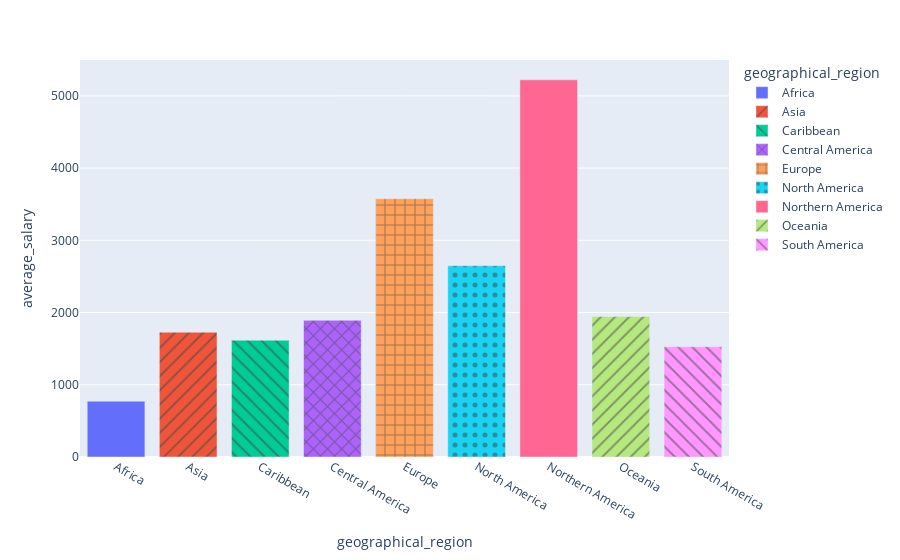

Notebook source saved alongside this figure:
### Code cell
## renaming continent name with goegraphical region to better suit the column names
fig = px.bar(region_salary, x ="geographical_region", y="average_salary", color="geographical_region", pattern_shape="geographical_region")
fig.show()

### Figure 1 — Plotly figure (JSON) as saved in the notebook; plotly's stock layout.template omitted (floating-point values rounded to 4 significant figures)
{"data": [{"alignmentgroup": "True", "hovertemplate": "geographical_region=%{x}<br>average_salary=%{y}<extra></extra>", "legendgroup": "Africa", "marker": {"color": "#636efa", "pattern": {"shape": ""}}, "name": "Africa", "offsetgroup": "Africa", "orientation": "v", "showlegend": true, "textposition": "auto", "type": "bar", "x": ["Africa"], "xaxis": "x", "y": [772.7], "yaxis": "y"}, {"alignmentgroup": "True", "hovertemplate": "geographical_region=%{x}<br>average_salary=%{y}<extra></extra>", "legendgroup": "Asia", "marker": {"color": "#EF553B", "pattern": {"shape": "/"}}, "name": "Asia", "offsetgroup": "Asia", "orientation": "v", "showlegend": true, "textposition": "auto", "type": "bar", "x": ["Asia"], "xaxis": "x", "y": [1728.0], "yaxis": "y"}, {"alignmentgroup": "True", "hovertemplate": "geographical_region=%{x}<br>average_salary=%{y}<extra></extra>", "legendgroup": "Caribbean", "marker": {"color": "#00cc96", "pattern": {"shape": "\\"}}, "name": "Caribbean", "offsetgroup": "Caribbean", "orientation": "v", "showlegend": true, "textposition": "auto", "type": "bar", "x": ["Caribbean"], "xaxis": "x", "y": [1617.0], "yaxis": "y"}, {"alignmentgroup": "True", "hovertemplate": "geographical_region=%{x}<br>average_salary=%{y}<extra></extra>", "legendgroup": "Central America", "marker": {"color": "#ab63fa", "pattern": {"shape": "x"}}, "name": "Central America", "offsetgroup": "Central America", "orientation": "v", "showlegend": true, "textposition": "auto", "type": "bar", "x": ["Central America"], "xaxis": "x", "y": [1893.0], "yaxis": "y"}, {"alignmentgroup": "True", "hovertemplate": "geographical_region=%{x}<br>average_salary=%{y}<extra></extra>", "legendgroup": "Europe", "marker": {"color": "#FFA15A", "pattern": {"shape": "+"}}, "name": "Europe", "offsetgroup": "Europe", "orientation": "v", "showlegend": true, "textposition": "auto", "type": "bar", "x": ["Europe"], "xaxis": "x", "y": [3576.0], "yaxis": "y"}, {"alignmentgroup": "True", "hovertemplate": "geographical_region=%{x}<br>average_salary=%{y}<extra></extra>", "legendgroup": "North America", "marker": {"color": "#19d3f3", "pattern": {"shape": "."}}, "name": "North America", "offsetgroup": "North America", "orientation": "v", "showlegend": true, "textposition": "auto", "type": "bar", "x": ["North America"], "xaxis": "x", "y": [2647.0], "yaxis": "y"}, {"alignmentgroup": "True", "hovertemplate": "geographical_region=%{x}<br>average_salary=%{y}<extra></extra>", "legendgroup": "Northern America", "marker": {"color": "#FF6692", "pattern": {"shape": ""}}, "name": "Northern America", "offsetgroup": "Northern America", "orientation": "v", "showlegend": true, "textposition": "auto", "type": "bar", "x": ["Northern America"], "xaxis": "x", "y": [5222.0], "yaxis": "y"}, {"alignmentgroup": "True", "hovertemplate": "geographical_region=%{x}<br>average_salary=%{y}<extra></extra>", "legendgroup": "Oceania", "marker": {"color": "#B6E880", "pattern": {"shape": "/"}}, "name": "Oceania", "offsetgroup": "Oceania", "orientation": "v", "showlegend": true, "textposition": "auto", "type": "bar", "x": ["Oceania"], "xaxis": "x", "y": [1946.0], "yaxis": "y"}, {"alignmentgroup": "True", "hovertemplate": "geographical_region=%{x}<br>average_salary=%{y}<extra></extra>", "legendgroup": "South America", "marker": {"color": "#FF97FF", "pattern": {"shape": "\\"}}, "name": "South America", "offsetgroup": "South America", "orientation": "v", "showlegend": true, "textposition": "auto", "type": "bar", "x": ["South America"], "xaxis": "x", "y": [1526.0], "yaxis": "y"}], "layout": {"barmode": "relative", "legend": {"title": {"text": "geographical_region"}, "tracegroupgap": 0}, "margin": {"t": 60}, "xaxis": {"anchor": "y", "categoryarray": ["Africa", "Asia", "Caribbean", "Central America", "Europe", "North America", "Northern America", "Oceania", "South America"], "categoryorder": "array", "domain": [0, 1], "title": {"text": "geographical_region"}}, "yaxis": {"anchor": "x", "domain": [0, 1], "title": {"text": "average_salary"}}}}
